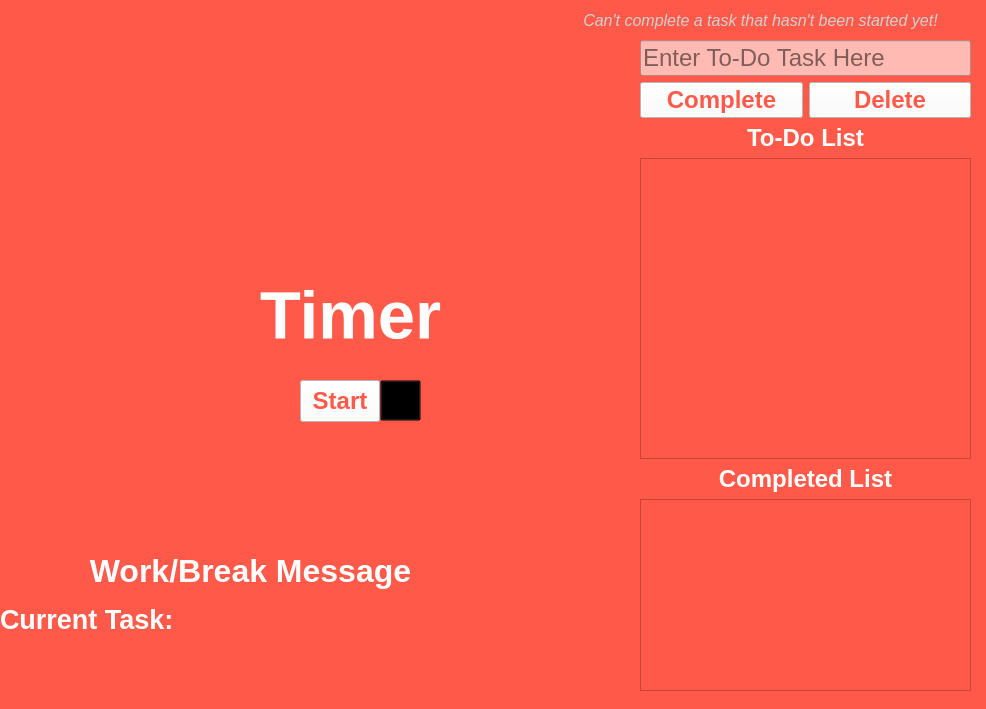
<?xml version="1.0" encoding="UTF-8"?>
<ui version="4.0">
 <class>MainWindow</class>
 <widget class="QMainWindow" name="MainWindow">
  <property name="enabled">
   <bool>true</bool>
  </property>
  <property name="geometry">
   <rect>
    <x>0</x>
    <y>0</y>
    <width>986</width>
    <height>709</height>
   </rect>
  </property>
  <property name="minimumSize">
   <size>
    <width>986</width>
    <height>709</height>
   </size>
  </property>
  <property name="maximumSize">
   <size>
    <width>986</width>
    <height>709</height>
   </size>
  </property>
  <property name="font">
   <font>
    <family>Arial</family>
    <pointsize>18</pointsize>
   </font>
  </property>
  <property name="windowTitle">
   <string>Pomodoro App</string>
  </property>
  <property name="styleSheet">
   <string notr="true">background-color: rgb(255, 90, 73);</string>
  </property>
  <widget class="QWidget" name="centralwidget">
   <widget class="QWidget" name="verticalLayoutWidget_2">
    <property name="geometry">
     <rect>
      <x>640</x>
      <y>40</y>
      <width>331</width>
      <height>651</height>
     </rect>
    </property>
    <layout class="QVBoxLayout" name="verticalLayout" stretch="0,0,2,0,0">
     <item>
      <layout class="QVBoxLayout" name="verticalLayout_3">
       <item>
        <widget class="QLineEdit" name="user_input">
         <property name="font">
          <font>
           <family>Arial</family>
           <pointsize>18</pointsize>
          </font>
         </property>
         <property name="styleSheet">
          <string notr="true">background-color: rgb(255, 187, 179);
</string>
         </property>
         <property name="text">
          <string/>
         </property>
         <property name="placeholderText">
          <string>Enter To-Do Task Here</string>
         </property>
        </widget>
       </item>
       <item>
        <layout class="QHBoxLayout" name="horizontalLayout_2">
         <item>
          <widget class="QPushButton" name="complete_task_button">
           <property name="font">
            <font>
             <family>Arial</family>
             <pointsize>18</pointsize>
             <bold>true</bold>
            </font>
           </property>
           <property name="styleSheet">
            <string notr="true">background-color: rgb(255, 255, 255);
color: rgb(255, 90, 73);</string>
           </property>
           <property name="text">
            <string>Complete</string>
           </property>
          </widget>
         </item>
         <item>
          <widget class="QPushButton" name="del_task_button">
           <property name="font">
            <font>
             <family>Arial</family>
             <pointsize>18</pointsize>
             <bold>true</bold>
            </font>
           </property>
           <property name="styleSheet">
            <string notr="true">background-color: rgb(255, 255, 255);
color: rgb(255, 90, 73);</string>
           </property>
           <property name="text">
            <string>Delete</string>
           </property>
          </widget>
         </item>
        </layout>
       </item>
      </layout>
     </item>
     <item>
      <widget class="QLabel" name="label_2">
       <property name="font">
        <font>
         <family>Arial</family>
         <pointsize>18</pointsize>
         <bold>true</bold>
        </font>
       </property>
       <property name="styleSheet">
        <string notr="true">color: rgb(255, 255, 255);</string>
       </property>
       <property name="text">
        <string>To-Do List</string>
       </property>
       <property name="alignment">
        <set>Qt::AlignmentFlag::AlignCenter</set>
       </property>
      </widget>
     </item>
     <item>
      <widget class="QListWidget" name="task_list">
       <property name="font">
        <font>
         <family>Arial</family>
         <pointsize>18</pointsize>
         <bold>true</bold>
        </font>
       </property>
       <property name="styleSheet">
        <string notr="true"/>
       </property>
       <property name="alternatingRowColors">
        <bool>true</bool>
       </property>
      </widget>
     </item>
     <item>
      <widget class="QLabel" name="label">
       <property name="font">
        <font>
         <family>Arial</family>
         <pointsize>18</pointsize>
         <bold>true</bold>
        </font>
       </property>
       <property name="styleSheet">
        <string notr="true">color: rgb(255, 255, 255);</string>
       </property>
       <property name="text">
        <string>Completed List</string>
       </property>
       <property name="alignment">
        <set>Qt::AlignmentFlag::AlignCenter</set>
       </property>
      </widget>
     </item>
     <item>
      <widget class="QListWidget" name="finished_task">
       <property name="font">
        <font>
         <family>Arial</family>
         <pointsize>18</pointsize>
         <bold>true</bold>
        </font>
       </property>
       <property name="styleSheet">
        <string notr="true"/>
       </property>
       <property name="showDropIndicator" stdset="0">
        <bool>false</bool>
       </property>
       <property name="alternatingRowColors">
        <bool>true</bool>
       </property>
       <property name="selectionRectVisible">
        <bool>false</bool>
       </property>
      </widget>
     </item>
    </layout>
    <zorder>label_2</zorder>
    <zorder>label</zorder>
    <zorder>finished_task</zorder>
    <zorder>task_list</zorder>
   </widget>
   <widget class="QLabel" name="warning_nvs">
    <property name="enabled">
     <bool>true</bool>
    </property>
    <property name="geometry">
     <rect>
      <x>540</x>
      <y>10</y>
      <width>441</width>
      <height>21</height>
     </rect>
    </property>
    <property name="font">
     <font>
      <family>Arial</family>
      <pointsize>12</pointsize>
      <italic>true</italic>
     </font>
    </property>
    <property name="styleSheet">
     <string notr="true">color: rgb(207, 207, 207);
background-color: transparent;</string>
    </property>
    <property name="text">
     <string>Can't complete a task that hasn't been started yet!</string>
    </property>
    <property name="scaledContents">
     <bool>true</bool>
    </property>
    <property name="alignment">
     <set>Qt::AlignmentFlag::AlignCenter</set>
    </property>
    <property name="wordWrap">
     <bool>true</bool>
    </property>
   </widget>
   <widget class="QLabel" name="image">
    <property name="geometry">
     <rect>
      <x>90</x>
      <y>40</y>
      <width>541</width>
      <height>501</height>
     </rect>
    </property>
    <property name="font">
     <font>
      <family>Arial</family>
      <pointsize>18</pointsize>
      <bold>false</bold>
     </font>
    </property>
    <property name="cursor">
     <cursorShape>ArrowCursor</cursorShape>
    </property>
    <property name="text">
     <string/>
    </property>
    <property name="pixmap">
     <pixmap resource="resource.qrc">:/resources/img/tomato-icon.png</pixmap>
    </property>
   </widget>
   <widget class="QLabel" name="timer_display">
    <property name="geometry">
     <rect>
      <x>180</x>
      <y>260</y>
      <width>341</width>
      <height>111</height>
     </rect>
    </property>
    <property name="font">
     <font>
      <family>Arial</family>
      <pointsize>50</pointsize>
      <bold>true</bold>
     </font>
    </property>
    <property name="autoFillBackground">
     <bool>false</bool>
    </property>
    <property name="styleSheet">
     <string notr="true">background: transparent;
color: rgb(255, 255, 255);</string>
    </property>
    <property name="text">
     <string>Timer</string>
    </property>
    <property name="alignment">
     <set>Qt::AlignmentFlag::AlignCenter</set>
    </property>
   </widget>
   <widget class="QPushButton" name="start_timer_button">
    <property name="geometry">
     <rect>
      <x>300</x>
      <y>380</y>
      <width>80</width>
      <height>42</height>
     </rect>
    </property>
    <property name="font">
     <font>
      <family>Arial</family>
      <pointsize>18</pointsize>
      <bold>true</bold>
     </font>
    </property>
    <property name="styleSheet">
     <string notr="true">background-color: rgb(255, 255, 255);
color: rgb(255, 90, 73);</string>
    </property>
    <property name="text">
     <string>Start</string>
    </property>
   </widget>
   <widget class="QPushButton" name="work_break_button">
    <property name="geometry">
     <rect>
      <x>380</x>
      <y>380</y>
      <width>41</width>
      <height>41</height>
     </rect>
    </property>
    <property name="font">
     <font>
      <family>Arial</family>
      <pointsize>18</pointsize>
      <bold>true</bold>
     </font>
    </property>
    <property name="styleSheet">
     <string notr="true">background-color: transparent;
color: rgb(0, 0, 0);</string>
    </property>
    <property name="text">
     <string/>
    </property>
    <property name="icon">
     <iconset theme="QIcon::ThemeIcon::GoNext"/>
    </property>
   </widget>
   <widget class="QWidget" name="verticalLayoutWidget">
    <property name="geometry">
     <rect>
      <x>0</x>
      <y>550</y>
      <width>501</width>
      <height>90</height>
     </rect>
    </property>
    <layout class="QVBoxLayout" name="verticalLayout_2">
     <item>
      <widget class="QLabel" name="work_or_break">
       <property name="font">
        <font>
         <family>Arial</family>
         <pointsize>24</pointsize>
         <bold>true</bold>
        </font>
       </property>
       <property name="styleSheet">
        <string notr="true">color: rgb(255, 255, 255);
background-color: transparent;</string>
       </property>
       <property name="text">
        <string>Work/Break Message</string>
       </property>
       <property name="alignment">
        <set>Qt::AlignmentFlag::AlignCenter</set>
       </property>
      </widget>
     </item>
     <item>
      <widget class="QLabel" name="current_task">
       <property name="font">
        <font>
         <family>Arial</family>
         <pointsize>20</pointsize>
         <bold>true</bold>
        </font>
       </property>
       <property name="styleSheet">
        <string notr="true">color: rgb(255, 255, 255);
background-color: transparent;</string>
       </property>
       <property name="text">
        <string>Current Task: </string>
       </property>
      </widget>
     </item>
    </layout>
   </widget>
   <zorder>image</zorder>
   <zorder>verticalLayoutWidget_2</zorder>
   <zorder>warning_nvs</zorder>
   <zorder>timer_display</zorder>
   <zorder>start_timer_button</zorder>
   <zorder>work_break_button</zorder>
   <zorder>verticalLayoutWidget</zorder>
  </widget>
 </widget>
 <resources>
  <include location="resource.qrc"/>
 </resources>
 <connections/>
</ui>
